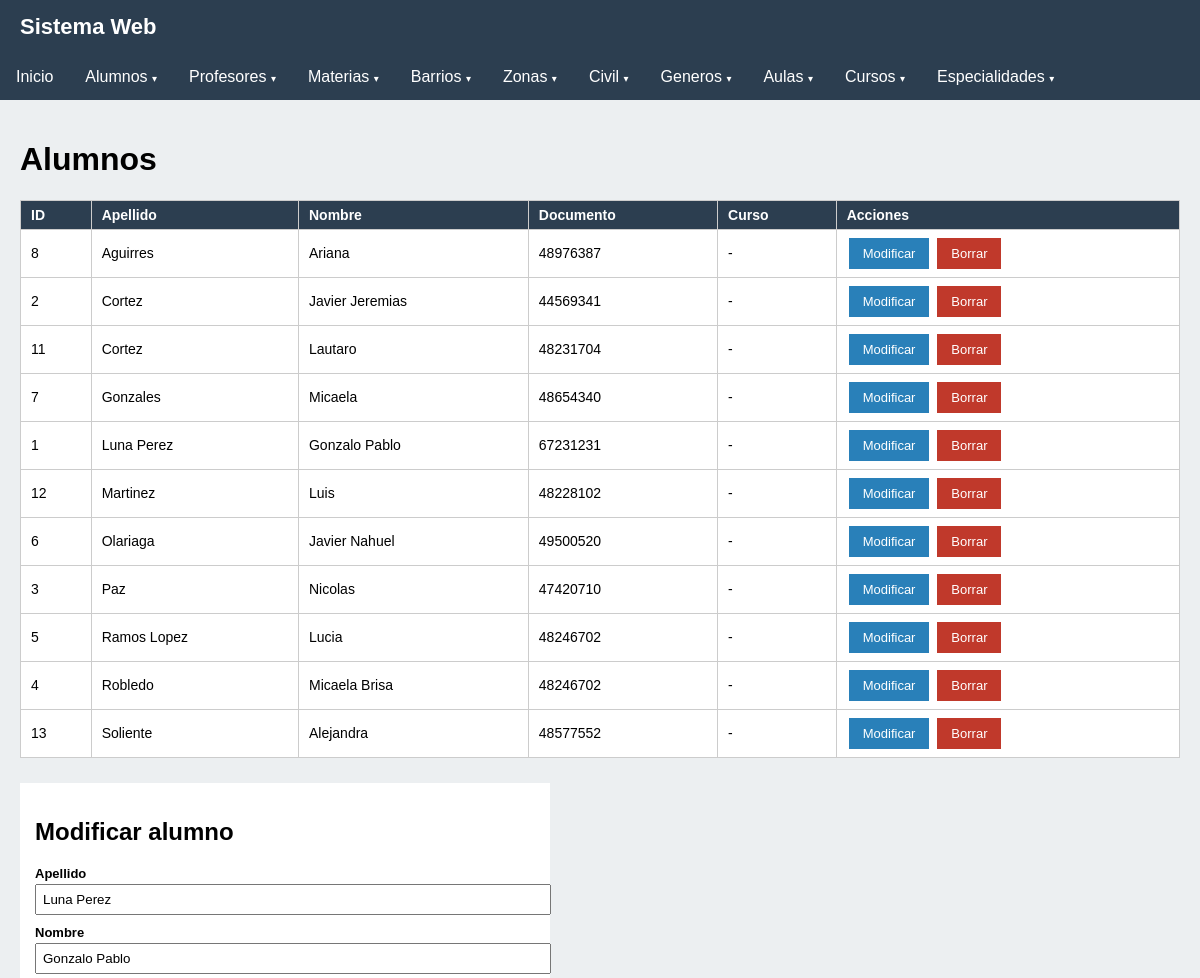
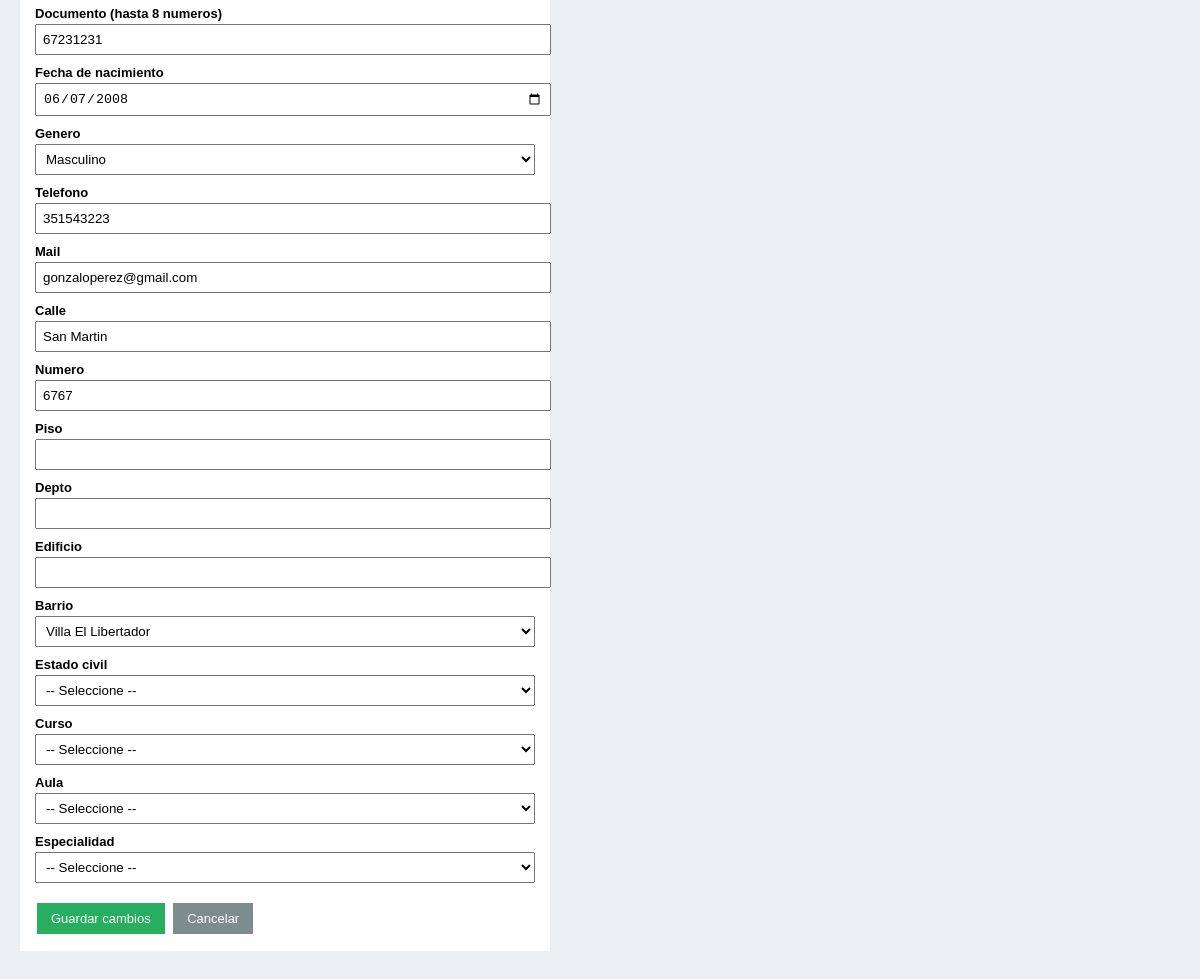
The app's page /TP2_Theo_Cattáneo_6C/index.php?seccion=alumnos&modificar=1 with its own data (2 pictures, top to bottom).
### tables this page shows
CREATE TABLE `alumnos` (
  `Id_Alumnos` int(11) NOT NULL,
  `Apellido_Alumnos` varchar(30) NOT NULL,
  `Nombre_Alumnos` varchar(30) NOT NULL,
  `Documento_Alumnos` int(8) NOT NULL,
  `FecNac_Alumnos` date NOT NULL,
  `GENEROS_ALUMNOS` int(11) NOT NULL,
  `Telefono_Alumnos` bigint(20) NOT NULL,
  `Mail_Alumnos` varchar(50) NOT NULL,
  `Calle_Alumnos` varchar(30) NOT NULL,
  `Numero_Alumnos` int(15) NOT NULL,
  `Piso_Alumnos` varchar(3) NOT NULL,
  `Depto_Alumnos` varchar(3) NOT NULL,
  `Edificio_Alumnos` varchar(30) NOT NULL,
  `BARRIOS_ALUMNOS` int(11) NOT NULL,
  `CIVIL_ALUMNOS` int(11) NOT NULL,
  `CURSOS_ALUMNOS` int(11) NOT NULL,
  `AULAS_ALUMNOS` int(11) NOT NULL,
  `ESPECIALIDAD_ALUMNOS` int(11) NOT NULL
);

### TP2_Theo_Cattáneo_6C/index.php (the view, shortened to what this page needs)
<?php
include 'conexion.php';
 $config = array(
    "barrios" => array(
        "titulo" => "Barrios", "tabla" => "barrios", "id" => "ID_Barrios",
        "nombre" => "Nombre_Barrios", "etiqueta" => "Nombre del barrio",
        "padre_tabla" => "zonas", "padre_id" => "ID_Zonas",
        "padre_nombre" => "Nombre_Zonas", "padre_campo" => "ID_Zonasb",
        "padre_etiqueta" => "Zona"
    ),
    "zonas" => array(
        "titulo" => "Zonas", "tabla" => "zonas", "id" => "ID_Zonas",
        "nombre" => "Nombre_Zonas", "etiqueta" => "Nombre de la zona"
    ),
    "civil" => array(
        "titulo" => "Estado Civil", "tabla" => "civil", "id" => "ID_Civil",
        "nombre" => "Estado_Civil", "etiqueta" => "Estado civil"
    ),
    "generos" => array(
        "titulo" => "Generos", "tabla" => "generos", "id" => "ID_Generos",
        "nombre" => "Nombre_Generos", "etiqueta" => "Nombre del genero"
    ),
    "cursos" => array(
        "titulo" => "Cursos", "tabla" => "cursos", "id" => "ID_Cursos",
        "nombre" => "Nombre_Cursos", "etiqueta" => "Nombre del curso"
    ),
    "materias" => array(
        "titulo" => "Materias", "tabla" => "materias", "id" => "ID_Materias",
        "nombre" => "Nombre_Materias", "etiqueta" => "Nombre de la materia",
        "padre_tabla" => "especialidad", "padre_id" => "ID_Especialidad",
        "padre_nombre" => "Nombre_especialidad", "padre_campo" => "CODIGO_MATERIAS",
        "padre_etiqueta" => "Especialidad"
    ),
    "especialidades" => array(
        "titulo" => "Especialidades", "tabla" => "especialidad", "id" => "ID_Especialidad",
        "nombre" => "Nombre_especialidad", "etiqueta" => "Nombre de la especialidad",
        "extra_campo" => "Codigo_Especialidad", "extra_tipo" => "text",
        "extra_etiqueta" => "Codigo (una letra)"
    ),
    "aulas" => array(
        "titulo" => "Aulas", "tabla" => "aulas", "id" => "ID_Aulas",
        "nombre" => "Numero_Aulas", "etiqueta" => "Numero de aula",
        "padre_tabla" => "tipos_aulas", "padre_id" => "ID_Tipos",
        "padre_nombre" => "Nombre_Tipo_Aula", "padre_campo" => "TIPOS_AULAS",
        "padre_etiqueta" => "Tipo de aula",
        "extra_campo" => "Capacidad_Aulas", "extra_tipo" => "number",
        "extra_etiqueta" => "Capacidad"
    )
);
 $seccion = isset($_GET['seccion']) ? $_GET['seccion'] : "inicio";
 $fila = null;
 $editando = false;
function dibujarSelect($conexion, $name, $etiqueta, $sql, $campoId, $campoNombre, $seleccionado) {
    echo "<label>$etiqueta</label>";
    echo "<select name='$name'>";
    echo "<option value='0'>-- Seleccione --</option>";
    $res = mysqli_query($conexion, $sql);
    while ($r = mysqli_fetch_assoc($res)) {
        $marca = "";
        if ($seleccionado == $r[$campoId]) { $marca = "selected"; }
        echo "<option value='" . $r[$campoId] . "' $marca>" . $r[$campoNombre] . "</option>";
    }
    echo "</select>";
}
if ($seccion == "alumnos" || $seccion == "profesores") {
    if ($seccion == "alumnos") {
        $tabla = "alumnos";
        $idc = "Id_Alumnos";
        $sufijo = "_Alumnos";
        $campoGenero = "GENEROS_ALUMNOS";
        $tituloPersona = "alumno";
    } else {
        $tabla = "profesores";
        $idc = "Id_Profesores";
        $sufijo = "_Profesores";
        $campoGenero = "GENERO_PROFESORES";
        $tituloPersona = "profesor";
    }
    if (isset($_GET['modificar'])) {
        $idv = intval($_GET['modificar']);
        $res = mysqli_query($conexion, "SELECT $idc AS idp,
            Apellido$sufijo AS apellido, Nombre$sufijo AS nombre,
            Documento$sufijo AS documento, FecNac$sufijo AS fecha,
            $campoGenero AS genero, Telefono$sufijo AS telefono,
            Mail$sufijo AS mail, Calle$sufijo AS calle, Numero$sufijo AS numero,
            Piso$sufijo AS piso, Depto$sufijo AS depto, Edificio$sufijo AS edificio,
            BARRIOS$sufijo AS barrio, CIVIL$sufijo AS civil, CURSOS$sufijo AS curso,
            AULAS$sufijo AS aula, ESPECIALIDAD$sufijo AS especialidad
            FROM $tabla WHERE $idc = $idv");
        $fila = mysqli_fetch_assoc($res);
    }
    $editando = ($fila != null);
}
?>
<!DOCTYPE html>
<html lang="es">
<head>
</head>
<body>
    <div class="encabezado">
        <div class="barra">
            <a href="index.php?seccion=inicio" class="titulo">Sistema Web</a>
            <ul class="menu">
                <li class="item">
                    <a href="index.php?seccion=inicio" class="enlace">Inicio</a>
                </li>
                <li class="item con-submenu">
                    <a href="index.php?seccion=alumnos" class="enlace">Alumnos <span class="flecha">&#9662;</span></a>
                </li>
                <li class="item con-submenu">
                    <a href="index.php?seccion=profesores" class="enlace">Profesores <span class="flecha">&#9662;</span></a>
                </li>
                <li class="item con-submenu">
                    <a href="index.php?seccion=materias" class="enlace">Materias <span class="flecha">&#9662;</span></a>
                </li>
                <li class="item con-submenu">
                    <a href="index.php?seccion=barrios" class="enlace">Barrios <span class="flecha">&#9662;</span></a>
                </li>
                <li class="item con-submenu">
                    <a href="index.php?seccion=zonas" class="enlace">Zonas <span class="flecha">&#9662;</span></a>
                </li>
                <li class="item con-submenu">
                    <a href="index.php?seccion=civil" class="enlace">Civil <span class="flecha">&#9662;</span></a>
                </li>
                <li class="item con-submenu">
                    <a href="index.php?seccion=generos" class="enlace">Generos <span class="flecha">&#9662;</span></a>
                </li>
                <li class="item con-submenu">
                    <a href="index.php?seccion=aulas" class="enlace">Aulas <span class="flecha">&#9662;</span></a>
                </li>
                <li class="item con-submenu">
                    <a href="index.php?seccion=cursos" class="enlace">Cursos <span class="flecha">&#9662;</span></a>
                </li>
                <li class="item con-submenu">
                    <a href="index.php?seccion=especialidades" class="enlace">Especialidades <span class="flecha">&#9662;</span></a>
                </li>
            </ul>
        </div>
    </div>
    <div class="contenido">
    <?php if ($seccion == "inicio") { ?>
        <h1>Panel de Control</h1>
        <p>Seleccione una opci&oacute;n del men&uacute; para comenzar a trabajar.</p>
        <p>
            <a class="boton boton-azul" href="index.php?seccion=alumnos">Alumnos</a>
            <a class="boton boton-azul" href="index.php?seccion=profesores">Profesores</a>
            <a class="boton boton-verde" href="index.php?seccion=barrios">Barrios</a>
            <a class="boton boton-verde" href="index.php?seccion=zonas">Zonas</a>
            <a class="boton boton-verde" href="index.php?seccion=materias">Materias</a>
            <a class="boton boton-verde" href="index.php?seccion=civil">Civil</a>
            <a class="boton boton-verde" href="index.php?seccion=generos">Generos</a>
            <a class="boton boton-verde" href="index.php?seccion=aulas">Aulas</a>
            <a class="boton boton-verde" href="index.php?seccion=cursos">Cursos</a>
            <a class="boton boton-verde" href="index.php?seccion=especialidades">Especialidades</a>
        </p>
    <?php } elseif ($seccion == "alumnos" || $seccion == "profesores") { ?>
        <h1><?php echo ucfirst($tituloPersona); ?>s</h1>
        <table class="tabla">
            <tr><th>ID</th><th>Apellido</th><th>Nombre</th><th>Documento</th><th>Curso</th><th>Acciones</th></tr>
            <?php
            $consulta = mysqli_query($conexion,
                "SELECT t.$idc AS idp, t.Apellido$sufijo AS apellido, t.Nombre$sufijo AS nombre,
                        t.Documento$sufijo AS documento, cursos.Nombre_Cursos AS curso
                 FROM $tabla t
                 LEFT JOIN cursos ON cursos.ID_Cursos = t.CURSOS$sufijo
                 ORDER BY t.Apellido$sufijo");
            while ($per = mysqli_fetch_assoc($consulta)) {
            ?>
            <tr>
                <td><?php echo $per['idp']; ?></td>
                <td><?php echo $per['apellido']; ?></td>
                <td><?php echo $per['nombre']; ?></td>
                <td><?php echo $per['documento']; ?></td>
                <td><?php echo $per['curso'] != null ? $per['curso'] : "-"; ?></td>
                <td>
                    <a class="boton boton-azul"
                       href="index.php?seccion=<?php echo $seccion; ?>&modificar=<?php echo $per['idp']; ?>">Modificar</a>
                    <a class="boton boton-rojo"
                       href="index.php?seccion=<?php echo $seccion; ?>&borrar=<?php echo $per['idp']; ?>"
                       onclick="return confirm('¿Seguro que queres borrar este <?php echo $tituloPersona; ?>?')">Borrar</a>
                </td>
            </tr>
            <?php } ?>
        </table>
        <form method="post" class="formulario">
            <?php if ($editando) { ?>
                <h2>Modificar <?php echo $tituloPersona; ?></h2>
            <?php } else { ?>
                <h2>Nuevo <?php echo $tituloPersona; ?></h2>
            <?php } ?>
            <label>Apellido</label>
            <input type="text" name="apellido" maxlength="30"
                   value="<?php if ($editando) echo $fila['apellido']; ?>" required>
            <label>Nombre</label>
            <input type="text" name="nombre" maxlength="30"
                   value="<?php if ($editando) echo $fila['nombre']; ?>" required>
            <label>Documento (hasta 8 numeros)</label>
            <input type="number" name="documento"
                   value="<?php if ($editando) echo $fila['documento']; ?>" required>
            <label>Fecha de nacimiento</label>
            <input type="date" name="fecha"
                   value="<?php if ($editando) echo $fila['fecha']; ?>" required>
            <?php dibujarSelect($conexion, "genero", "Genero",
                "SELECT * FROM generos", "ID_Generos", "Nombre_Generos",
                $editando ? $fila['genero'] : 0); ?>
            <label>Telefono</label>
            <input type="number" name="telefono"
                   value="<?php if ($editando) echo $fila['telefono']; ?>">
            <label>Mail</label>
            <input type="email" name="mail" maxlength="50"
                   value="<?php if ($editando) echo $fila['mail']; ?>">
            <label>Calle</label>
            <input type="text" name="calle" maxlength="30"
                   value="<?php if ($editando) echo $fila['calle']; ?>">
            <label>Numero</label>
            <input type="number" name="numero"
                   value="<?php if ($editando) echo $fila['numero']; ?>">
            <label>Piso</label>
            <input type="text" name="piso" maxlength="3"
                   value="<?php if ($editando) echo $fila['piso']; ?>">
            <label>Depto</label>
            <input type="text" name="depto" maxlength="3"
                   value="<?php if ($editando) echo $fila['depto']; ?>">
            <label>Edificio</label>
            <input type="text" name="edificio" maxlength="30"
                   value="<?php if ($editando) echo $fila['edificio']; ?>">
            <?php dibujarSelect($conexion, "barrio", "Barrio",
                "SELECT * FROM barrios ORDER BY Nombre_Barrios", "ID_Barrios", "Nombre_Barrios",
                $editando ? $fila['barrio'] : 0); ?>
            <br><br>
            <?php if ($editando) { ?>
                <button class="boton boton-verde" name="guardar">Guardar cambios</button>
                <a class="boton boton-gris" href="index.php?seccion=<?php echo $seccion; ?>">Cancelar</a>
            <?php } else { ?>
                <button class="boton boton-verde" name="agregar">Agregar</button>
            <?php } ?>
        </form>
    <?php } else { ?>
        <h1>Seccion no valida</h1>
        <a class="boton boton-gris" href="index.php?seccion=inicio">Volver al inicio</a>
    <?php } ?>
    </div>
</body>
</html>

### TP2_Theo_Cattáneo_6C/index.php (style rules this page uses)
body { font-family: Arial, sans-serif; background: #eceff1; margin: 0; }
.encabezado { background: #2c3e50; }
.titulo { color: #fff; font-size: 22px; font-weight: bold; text-decoration: none; padding: 14px 20px; display: inline-block; }
.menu { list-style: none; margin: 0; padding: 0; display: flex; flex-wrap: wrap; }
.item { position: relative; }
.enlace { display: block; color: #fff; text-decoration: none; padding: 14px 16px; }
.flecha { font-size: 10px; }
.contenido { padding: 20px; }
.tabla { border-collapse: collapse; width: 100%; background: #fff; margin: 10px 0 25px; }
.tabla th { background: #2c3e50; color: #fff; }
.tabla th, .tabla td { border: 1px solid #ccc; padding: 6px 10px; text-align: left; font-size: 14px; }
.formulario { background: #fff; padding: 15px; max-width: 500px; margin-bottom: 25px; }
.formulario label { display: block; margin-top: 10px; font-weight: bold; font-size: 13px; }
.formulario input, .formulario select { width: 100%; padding: 6px; margin-top: 3px; }
.boton { padding: 8px 14px; border: none; color: #fff; cursor: pointer; text-decoration: none; font-size: 13px; display: inline-block; margin: 2px; }
.boton-verde { background: #27ae60; }
.boton-azul { background: #2980b9; }
.boton-rojo { background: #c0392b; }
.boton-gris { background: #7f8c8d; }

### records on screen
alumnos: Id_Alumnos "8", Apellido_Alumnos "Aguirres", Nombre_Alumnos "Ariana", Documento_Alumnos "48976387"
alumnos: Id_Alumnos "2", Apellido_Alumnos "Cortez", Nombre_Alumnos "Javier Jeremias", Documento_Alumnos "44569341"
alumnos: Id_Alumnos "11", Apellido_Alumnos "Cortez", Nombre_Alumnos "Lautaro", Documento_Alumnos "48231704"
alumnos: Id_Alumnos "7", Apellido_Alumnos "Gonzales", Nombre_Alumnos "Micaela", Documento_Alumnos "48654340"
alumnos: Id_Alumnos "1", Apellido_Alumnos "Luna Perez", Nombre_Alumnos "Gonzalo Pablo", Documento_Alumnos "67231231", apellido "Luna Perez", nombre "Gonzalo Pablo", documento "67231231", fecha "06/07/2008", telefono "351543223", mail "gonzaloperez@gmail.com", calle "San Martin", numero "6767"
alumnos: Id_Alumnos "12", Apellido_Alumnos "Martinez", Nombre_Alumnos "Luis", Documento_Alumnos "48228102"
alumnos: Id_Alumnos "6", Apellido_Alumnos "Olariaga", Nombre_Alumnos "Javier Nahuel", Documento_Alumnos "49500520"
alumnos: Id_Alumnos "3", Apellido_Alumnos "Paz", Nombre_Alumnos "Nicolas", Documento_Alumnos "47420710"
alumnos: Id_Alumnos "5", Apellido_Alumnos "Ramos Lopez", Nombre_Alumnos "Lucia", Documento_Alumnos "48246702"
alumnos: Id_Alumnos "4", Apellido_Alumnos "Robledo", Nombre_Alumnos "Micaela Brisa", Documento_Alumnos "48246702"
alumnos: Id_Alumnos "13", Apellido_Alumnos "Soliente", Nombre_Alumnos "Alejandra", Documento_Alumnos "48577552"

### other values on screen
$tituloPersona "Alumno"
$tituloPersona "alumno"
$etiqueta "Genero Barrio Estado civil Curso Aula Especialidad"
form field genero "Masculino"
form field barrio "Villa El Libertador"
